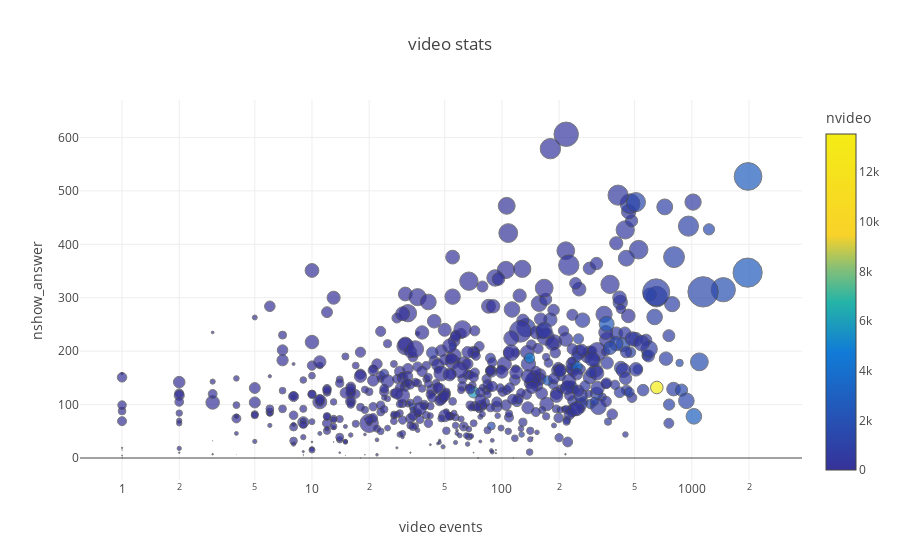

The notebook cell this image was saved under:
### Code cell
scatter_function((pc.nseek_video+pc.npause_video), (pc.nshow_answer), pc.user_id, pc.sum_dt, 10000, pc.nvideo, "nvideo", 'video stats', 'video stats', 'video events', 'log', 'nshow_answer')

### Figure 1 — Plotly figure (JSON) as saved in the notebook; plotly's stock layout.template omitted (floating-point values rounded to 4 significant figures; data arrays with more than 128 entries replaced by an {"elided": "..."} marker saying what was removed)
{"data": [{"marker": {"color": {"elided": "745 int values"}, "colorbar": {"title": "nvideo"}, "colorscale": [[0, "rgb(244,236,21)"], [0.3, "rgb(249,210,41)"], [0.4, "rgb(134,191,118)"], [0.5, "rgb(37,180,167)"], [0.65, "rgb(17,123,215)"], [1, "rgb(54,50,153)"]], "line": {"color": "#444"}, "opacity": 0.7, "reversescale": true, "size": {"elided": "745 float values"}, "sizemode": "diameter", "sizeref": 10000}, "mode": "markers", "name": "video stats", "text": {"elided": "745 int values"}, "type": "scatter", "x": {"elided": "745 int values"}, "y": {"elided": "745 int values"}}], "layout": {"hovermode": "closest", "title": "video stats", "xaxis": {"title": "video events", "type": "log"}, "yaxis": {"title": "nshow_answer"}}}
